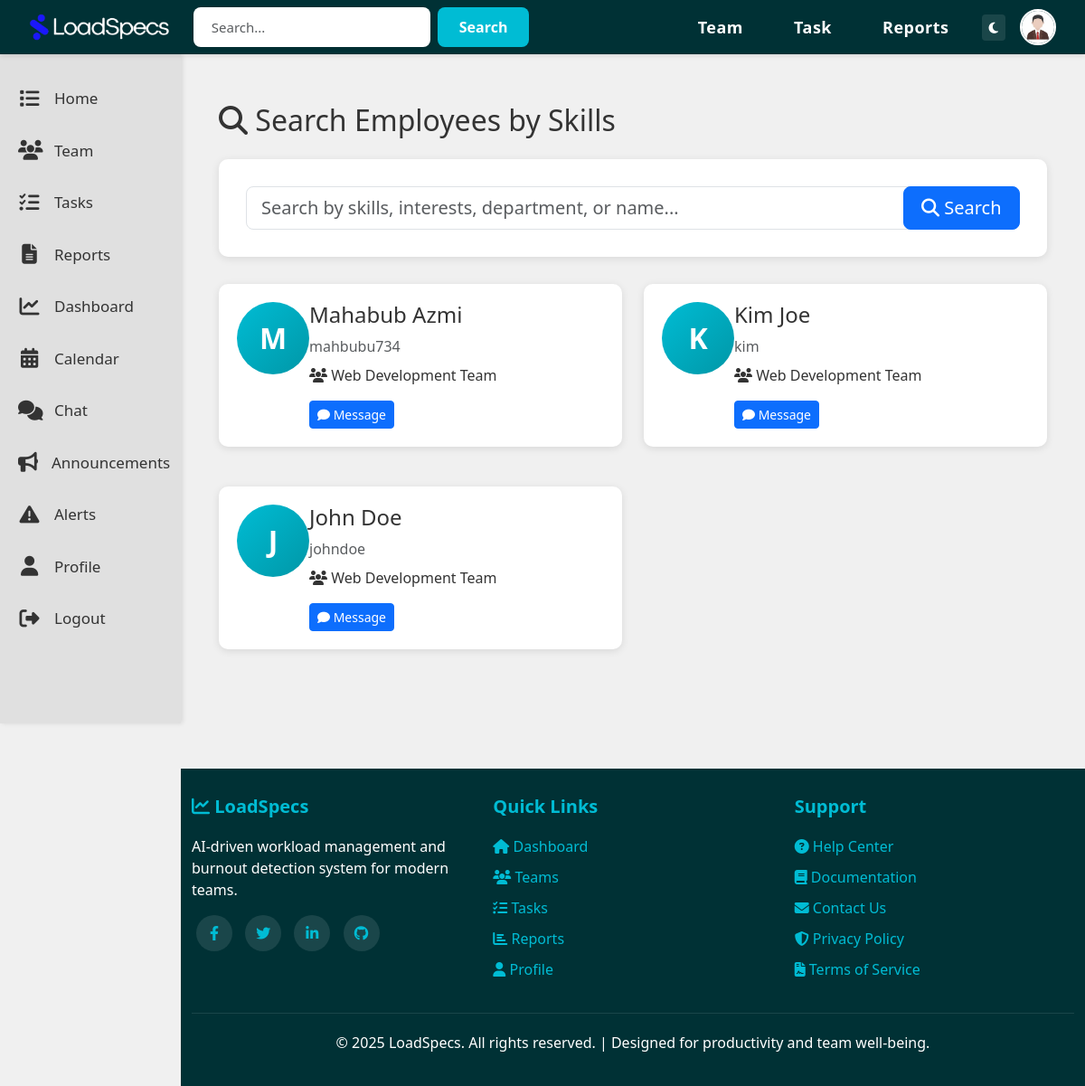
The page /team/search-employees/ (signed in) on the database its author committed.
### LoadSpecsApp/models.py (models this page shows, shortened)
class User(AbstractUser):
    is_employee = models.BooleanField(default=False)
    is_team_lead = models.BooleanField(default=False)
    company_name = models.CharField(max_length=200, blank=True, null=True)
    joined_date = models.DateTimeField(default=timezone.now)
    bio = models.TextField(blank=True, null=True)
    profile_picture = models.ImageField(
        upload_to='profile_pictures/',
        blank=True,
        null=True,
        default='default_profile.png'
    )

class Employee(models.Model):
    user = models.OneToOneField(User, on_delete=models.CASCADE, related_name='employee_profile')
    team = models.ForeignKey(
        Team,
        on_delete=models.SET_NULL,
        null=True,
        blank=True,
        related_name='employees'
    )
    skills = models.TextField(blank=True, null=True, help_text="Comma-separated skills")
    experience_years = models.IntegerField(default=0, help_text="Years of experience")
    interests = models.TextField(blank=True, null=True, help_text="Professional interests")
    department = models.CharField(max_length=100, blank=True, null=True)
    job_title = models.CharField(max_length=100, blank=True, null=True)

class Team(models.Model):
    team_name = models.CharField(max_length=200)
    description = models.TextField(blank=True, null=True)
    created_by = models.ForeignKey(
        User,
        on_delete=models.CASCADE,
        related_name='teams_created'
    )
    created_at = models.DateTimeField(default=timezone.now)
    join_code = models.CharField(max_length=10, unique=True, blank=True)

### LoadSpecsApp/views.py (the view, shortened to what this page needs)
# urls.py: path('team/search-employees/', views.search_employees_view, name='search_employees'),
@login_required
def search_employees_view(request):
    if not request.user.is_team_lead:
        messages.error(request, 'This feature is for team leads only.')
        return redirect('home')
    team_lead = request.user.teamlead_profile
    teams = team_lead.teams.all()
    employees = Employee.objects.filter(team__in=teams)
    search_query = request.GET.get('q', '')
    context = {
        'employees': employees,
        'search_query': search_query,
        'teams': teams
    }
    return render(request, 'LoadSpecsHTML/search_employees.html', context)

### templates/LoadSpecsHTML/search_employees.html (shortened to what this page needs)
{% extends 'LoadSpecsHTML/base.html' %}
{% load static %}
{% block content %}
<div class="container mt-4">
    <h2 class="mb-4"><i class="fas fa-search"></i> Search Employees by Skills</h2>
    <div class="search-box">
        <form method="get" class="row g-3">
            <div class="col-md-10">
                <input type="text" name="q" class="form-control form-control-lg"
                       placeholder="Search by skills, interests, department, or name..."
                       value="{{ search_query }}">
            </div>
            <div class="col-md-2">
                <button type="submit" class="btn btn-primary btn-lg w-100">
                    <i class="fas fa-search"></i> Search
                </button>
            </div>
        </form>
    </div>
    <div class="row">
        {% for employee in employees %}
            <div class="col-md-6 mb-4">
                <div class="employee-card">
                    <div class="d-flex">
                        <div class="employee-avatar mr-3">
                            {{ employee.user.username|slice:":1"|upper }}
                        </div>
                        <div class="flex-grow-1">
                            <h4>{{ employee.user.get_full_name|default:employee.user.username }}</h4>
                            <p class="text-muted mb-2">
                                {% if employee.job_title %}
                                    {{ employee.job_title }}
                                    {% if employee.department %} | {{ employee.department }}{% endif %}
                                {% else %}
                                    {{ employee.user.username }}
                                {% endif %}
                            </p>
                            {% if employee.team %}
                                <p class="mb-2">
                                    <i class="fas fa-users"></i> {{ employee.team.team_name }}
                                </p>
                            {% endif %}
                            <div class="mt-3">
                                <a href="{% url 'direct_chat' employee.user.id %}" class="btn btn-sm btn-primary">
                                    <i class="fas fa-comment"></i> Message
                                </a>
                            </div>
                        </div>
                    </div>
                </div>
            </div>
        {% endfor %}
    </div>
</div>
{% endblock %}

### templates/LoadSpecsHTML/base.html (shortened to what this page needs)
{% load static %}
<!DOCTYPE html>
<html lang="en">
<head>
    <link href="https://cdn.jsdelivr.net/npm/bootstrap@5.3.0/dist/css/bootstrap.min.css" rel="stylesheet">
    <link rel="stylesheet" href="https://cdnjs.cloudflare.com/ajax/libs/font-awesome/6.4.0/css/all.min.css">
</head>
<body>
    {% if user.is_authenticated %}
    <nav class="navbar navbar-expand-lg navbar-custom fixed-top">
        <div class="container-fluid">
            <a class="navbar-brand" href="{% url 'home' %}">
                <img src="{% static 'Images/loadspecs_logo.png' %}" alt="LoadSpecs Logo" style="height: 30px;">
            </a>
            <div class="search-bar mx-auto d-none d-lg-flex">
                <form class="d-flex" method="GET" action="{% url 'home' %}">
                    <input type="text" name="search" placeholder="Search..." class="form-control">
                    <button type="submit">Search</button>
                </form>
            </div>
            <div class="collapse navbar-collapse justify-content-end" id="navbarNav">
                <ul class="navbar-nav align-items-center">
                    <li class="nav-item">
                        <a class="nav-link" href="{% url 'team' %}">Team</a>
                    </li>
                    <li class="nav-item">
                        <a class="nav-link" href="{% url 'tasks' %}">Task</a>
                    </li>
                    <li class="nav-item">
                        <a class="nav-link" href="{% url 'reports' %}">Reports</a>
                    </li>
                    <li class="nav-item ms-2">
                        <button id="themeToggle" class="btn btn-sm" style="background: rgba(255,255,255,0.1); color: white; border: none;" title="Toggle Theme">
                            <i class="fas fa-moon"></i>
                        </button>
                    </li>
                    <li class="nav-item ms-3">
                        <a href="{% url 'profile' %}" title="Profile">
                            {% if user.profile_picture and user.profile_picture.name != 'default_profile.png' %}
                                <img src="{{ user.profile_picture.url }}" alt="Profile" class="profile-icon">
                            {% else %}
                                <div class="profile-icon d-flex align-items-center justify-content-center"
                                     style="background: linear-gradient(135deg, #667eea 0%, #764ba2 100%);">
                                    <i class="fas fa-user" style="color: white; font-size: 20px;"></i>
                                </div>
                            {% endif %}
                        </a>
                    </li>
                </ul>
            </div>
        </div>
    </nav>
    <div class="sidebar d-none d-md-block">
        <a href="{% url 'home' %}" class="sidebar-item {% if request.resolver_match.url_name == 'home' %}active{% endif %}">
            <i class="fas fa-list"></i>
            <span>Home</span>
        </a>
        <a href="{% url 'team' %}" class="sidebar-item {% if request.resolver_match.url_name == 'team' %}active{% endif %}">
            <i class="fas fa-users"></i>
            <span>Team</span>
        </a>
        <a href="{% url 'tasks' %}" class="sidebar-item {% if request.resolver_match.url_name == 'tasks' %}active{% endif %}">
            <i class="fas fa-tasks"></i>
            <span>Tasks</span>
        </a>
        <a href="{% url 'reports' %}" class="sidebar-item {% if request.resolver_match.url_name == 'reports' %}active{% endif %}">
            <i class="fas fa-file-alt"></i>
            <span>Reports</span>
        </a>
        <a href="{% url 'performance_dashboard' %}" class="sidebar-item">
            <i class="fas fa-chart-line"></i>
            <span>Dashboard</span>
        </a>
        <a href="{% url 'calendar' %}" class="sidebar-item">
            <i class="fas fa-calendar-alt"></i>
            <span>Calendar</span>
        </a>
        <a href="{% url 'chat' %}" class="sidebar-item">
            <i class="fas fa-comments"></i>
            <span>Chat</span>
        </a>
        <a href="{% url 'announcements' %}" class="sidebar-item">
            <i class="fas fa-bullhorn"></i>
            <span>Announcements</span>
        </a>
        {% if user.is_team_lead %}
        <a href="{% url 'burnout_alerts' %}" class="sidebar-item">
            <i class="fas fa-exclamation-triangle"></i>
            <span>Alerts</span>
        </a>
        {% endif %}
        <a href="{% url 'profile' %}" class="sidebar-item {% if request.resolver_match.url_name == 'profile' %}active{% endif %}">
            <i class="fas fa-user"></i>
            <span>Profile</span>
        </a>
        <a href="{% url 'logout' %}" class="sidebar-item">
            <i class="fas fa-sign-out-alt"></i>
            <span>Logout</span>
        </a>
    </div>
    {% endif %}
    <div class="{% if user.is_authenticated %}main-content{% endif %}">
        {% block content %}{% endblock %}
    </div>
    {% if user.is_authenticated %}
    <footer class="footer">
        <div class="container-fluid">
            <div class="row">
                <div class="col-md-4">
                    <h5><i class="fas fa-chart-line"></i> LoadSpecs</h5>
                    <p>AI-driven workload management and burnout detection system for modern teams.</p>
                    <div class="social-icons mt-3">
                        <a href="#" title="Facebook"><i class="fab fa-facebook-f"></i></a>
                        <a href="#" title="Twitter"><i class="fab fa-twitter"></i></a>
                        <a href="#" title="LinkedIn"><i class="fab fa-linkedin-in"></i></a>
                        <a href="#" title="GitHub"><i class="fab fa-github"></i></a>
                    </div>
                </div>
                <div class="col-md-4">
                    <h5>Quick Links</h5>
                    <ul>
                        <li><a href="{% url 'home' %}"><i class="fas fa-home"></i> Dashboard</a></li>
                        <li><a href="{% url 'team' %}"><i class="fas fa-users"></i> Teams</a></li>
                        <li><a href="{% url 'tasks' %}"><i class="fas fa-tasks"></i> Tasks</a></li>
                        <li><a href="{% url 'reports' %}"><i class="fas fa-chart-bar"></i> Reports</a></li>
                        <li><a href="{% url 'profile' %}"><i class="fas fa-user"></i> Profile</a></li>
                    </ul>
                </div>
                <div class="col-md-4">
                    <h5>Support</h5>
                    <ul>
                        <li><a href="#"><i class="fas fa-question-circle"></i> Help Center</a></li>
                        <li><a href="#"><i class="fas fa-book"></i> Documentation</a></li>
                        <li><a href="#"><i class="fas fa-envelope"></i> Contact Us</a></li>
                        <li><a href="#"><i class="fas fa-shield-alt"></i> Privacy Policy</a></li>
                        <li><a href="#"><i class="fas fa-file-contract"></i> Terms of Service</a></li>
                    </ul>
                </div>
            </div>
            <div class="footer-bottom">
                <p>&copy; {{ current_year|default:"2025" }} LoadSpecs. All rights reserved. | Designed for productivity and team well-being.</p>
            </div>
        </div>
    </footer>
    {% endif %}
</body>
</html>

### templates/LoadSpecsHTML/base.html (style rules this page uses)
:root { --bg-color: #f0f0f0; --text-color: #333333; --card-bg: #ffffff; --sidebar-bg: #e0e0e0; --sidebar-text: #333; --border-color: #e0e0e0; }
* { margin: 0; padding: 0; box-sizing: border-box; }
body { font-family: 'Segoe UI', Tahoma, Geneva, Verdana, sans-serif; background-color: var(--bg-color); color: var(--text-color); min-height: 100vh; transition: background-color 0.3s, color 0.3s; }
.navbar-custom { background-color: #003135; height: 60px; padding: 0 20px; box-shadow: 0 2px 5px rgba(0,0,0,0.1); }
.navbar-brand { color: white !important; font-size: 24px; font-weight: bold; display: flex; align-items: center; transition: transform 0.2s; }
.navbar-brand img { height: 40px; margin-right: 10px; }
.navbar-custom .nav-link { color: white !important; font-size: 18px; font-weight: 600; padding: 10px 20px !important; margin: 0 8px; transition: all 0.3s ease; border-radius: 5px; letter-spacing: 0.5px; }
.search-bar { width: 1050px; max-width: 500%; }
.search-bar input { background-color: white; border: none; border-radius: 8px; padding: 10px 20px; width: 100%; font-size: 15px; box-shadow: 0 2px 5px rgba(0,0,0,0.1); transition: box-shadow 0.3s; }
.search-bar button { background-color: #00bcd4; color: white; border: none; padding: 10px 24px; border-radius: 8px; margin-left: 8px; cursor: pointer; transition: all 0.3s; font-weight: 600; }
.form-control { width: 750px; max-width: 500%; }
.profile-icon { width: 40px; height: 40px; border-radius: 50%; object-fit: cover; cursor: pointer; border: 2px solid white; transition: transform 0.3s; }
.sidebar { position: fixed; left: 0; top: 60px; width: 200px; height: calc(100vh - 60px); background-color: var(--sidebar-bg); padding: 20px 0; box-shadow: 2px 0 5px rgba(0,0,0,0.1); transition: background-color 0.3s; }
.sidebar-item { display: flex; align-items: center; padding: 16px 20px; color: var(--sidebar-text); text-decoration: none; transition: all 0.3s; font-size: 17px; font-weight: 500; }
.sidebar-item i { margin-right: 15px; font-size: 22px; width: 25px; text-align: center; }
.main-content { margin-left: 200px; margin-top: 60px; padding: 30px; min-height: calc(100vh - 60px); }
.footer { background-color: #003135; color: white; padding: 30px 0 20px 0; margin-top: 50px; margin-left: 200px; }
.footer a { color: #00bcd4; text-decoration: none; transition: color 0.3s; }
.footer h5 { color: #00bcd4; margin-bottom: 20px; font-weight: 600; }
.footer ul { list-style: none; padding: 0; }
.footer ul li { margin-bottom: 10px; }
.footer-bottom { border-top: 1px solid rgba(255,255,255,0.1); margin-top: 20px; padding-top: 20px; text-align: center; }
.social-icons a { display: inline-block; width: 40px; height: 40px; background-color: rgba(255,255,255,0.1); border-radius: 50%; text-align: center; line-height: 40px; margin: 0 5px; transition: all 0.3s; }

### templates/LoadSpecsHTML/search_employees.html (style rules this page uses)
.employee-card { background: white; border-radius: 10px; padding: 20px; margin-bottom: 20px; box-shadow: 0 2px 8px rgba(0,0,0,0.1); transition: transform 0.2s; }
.employee-avatar { width: 80px; height: 80px; border-radius: 50%; background: linear-gradient(135deg, #00bcd4 0%, #0097a7 100%); color: white; display: flex; align-items: center; justify-content: center; font-size: 32px; font-weight: bold; }
.search-box { background: white; padding: 30px; border-radius: 10px; box-shadow: 0 2px 10px rgba(0,0,0,0.1); margin-bottom: 30px; }

### rows shown on the page
User: profile_picture (picture)
Employee: user.username "M", user.get_full_name "Mahabub Azmi", user.username "mahbubu734", team.team_name "Web Development Team"
Employee: user.username "K", user.get_full_name "Kim Joe", user.username "kim", team.team_name "Web Development Team"
Employee: user.username "J", user.get_full_name "John Doe", user.username "johndoe", team.team_name "Web Development Team"

### other values the page prints
{{ current_year|default:"2025" }} "2025"
